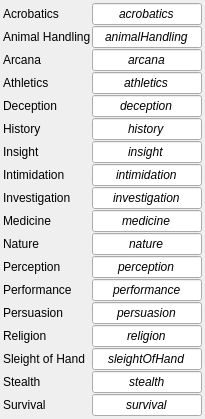
         <widget class="QWidget" name="scrollAreaWidgetContents_2">
          <property name="geometry">
           <rect>
            <x>0</x>
            <y>0</y>
            <width>205</width>
            <height>401</height>
           </rect>
          </property>
          <layout class="QFormLayout" name="formLayout">
           <property name="horizontalSpacing">
            <number>1</number>
           </property>
           <property name="verticalSpacing">
            <number>1</number>
           </property>
           <property name="leftMargin">
            <number>3</number>
           </property>
           <property name="topMargin">
            <number>3</number>
           </property>
           <property name="rightMargin">
            <number>3</number>
           </property>
           <property name="bottomMargin">
            <number>3</number>
           </property>
           <item row="0" column="0">
            <widget class="QLabel" name="label_34">
             <property name="text">
              <string>Acrobatics</string>
             </property>
            </widget>
           </item>
           <item row="0" column="1">
            <widget class="QLineEdit" name="acrobatics">
             <property name="maximumSize">
              <size>
               <width>150</width>
               <height>16777215</height>
              </size>
             </property>
             <property name="font">
              <font>
               <italic>true</italic>
              </font>
             </property>
             <property name="styleSheet">
              <string notr="true">color: rgb(0, 0, 0);</string>
             </property>
             <property name="text">
              <string>acrobatics</string>
             </property>
             <property name="alignment">
              <set>Qt::AlignmentFlag::AlignCenter</set>
             </property>
             <property name="dmhValue" stdset="0">
              <string>acrobatics</string>
             </property>
            </widget>
           </item>
           <item row="1" column="0">
            <widget class="QLabel" name="label_35">
             <property name="text">
              <string>Animal Handling</string>
             </property>
            </widget>
           </item>
           <item row="1" column="1">
            <widget class="QLineEdit" name="animalHandling">
             <property name="maximumSize">
              <size>
               <width>150</width>
               <height>16777215</height>
              </size>
             </property>
             <property name="font">
              <font>
               <italic>true</italic>
              </font>
             </property>
             <property name="styleSheet">
              <string notr="true">color: rgb(0, 0, 0);</string>
             </property>
             <property name="text">
              <string>animalHandling</string>
             </property>
             <property name="alignment">
              <set>Qt::AlignmentFlag::AlignCenter</set>
             </property>
             <property name="dmhValue" stdset="0">
              <string>animalHandling</string>
             </property>
            </widget>
           </item>
           <item row="2" column="0">
            <widget class="QLabel" name="label_36">
             <property name="text">
              <string>Arcana</string>
             </property>
            </widget>
           </item>
           <item row="2" column="1">
            <widget class="QLineEdit" name="arcana">
             <property name="maximumSize">
              <size>
               <width>150</width>
               <height>16777215</height>
              </size>
             </property>
             <property name="font">
              <font>
               <italic>true</italic>
              </font>
             </property>
             <property name="styleSheet">
              <string notr="true">color: rgb(0, 0, 0);</string>
             </property>
             <property name="text">
              <string>arcana</string>
             </property>
             <property name="alignment">
              <set>Qt::AlignmentFlag::AlignCenter</set>
             </property>
             <property name="dmhValue" stdset="0">
              <string>arcana</string>
             </property>
            </widget>
           </item>
           <item row="3" column="0">
            <widget class="QLabel" name="label_37">
             <property name="text">
              <string>Athletics</string>
             </property>
            </widget>
           </item>
           <item row="3" column="1">
            <widget class="QLineEdit" name="athletics">
             <property name="maximumSize">
              <size>
               <width>150</width>
               <height>16777215</height>
              </size>
             </property>
             <property name="font">
              <font>
               <italic>true</italic>
              </font>
             </property>
             <property name="styleSheet">
              <string notr="true">color: rgb(0, 0, 0);</string>
             </property>
             <property name="text">
              <string>athletics</string>
             </property>
             <property name="alignment">
              <set>Qt::AlignmentFlag::AlignCenter</set>
             </property>
             <property name="dmhValue" stdset="0">
              <string>athletics</string>
             </property>
            </widget>
           </item>
           <item row="4" column="0">
            <widget class="QLabel" name="label_38">
             <property name="text">
              <string>Deception</string>
             </property>
            </widget>
           </item>
           <item row="4" column="1">
            <widget class="QLineEdit" name="deception">
             <property name="maximumSize">
              <size>
               <width>150</width>
               <height>16777215</height>
              </size>
             </property>
             <property name="font">
              <font>
               <italic>true</italic>
              </font>
             </property>
             <property name="styleSheet">
              <string notr="true">color: rgb(0, 0, 0);</string>
             </property>
             <property name="text">
              <string>deception</string>
             </property>
             <property name="alignment">
              <set>Qt::AlignmentFlag::AlignCenter</set>
             </property>
             <property name="dmhValue" stdset="0">
              <string>deception</string>
             </property>
            </widget>
           </item>
           <item row="5" column="0">
            <widget class="QLabel" name="label_39">
             <property name="text">
              <string>History</string>
             </property>
            </widget>
           </item>
           <item row="5" column="1">
            <widget class="QLineEdit" name="history">
             <property name="maximumSize">
              <size>
               <width>150</width>
               <height>16777215</height>
              </size>
             </property>
             <property name="font">
              <font>
               <italic>true</italic>
              </font>
             </property>
             <property name="styleSheet">
              <string notr="true">color: rgb(0, 0, 0);</string>
             </property>
             <property name="text">
              <string>history</string>
             </property>
             <property name="alignment">
              <set>Qt::AlignmentFlag::AlignCenter</set>
             </property>
             <property name="dmhValue" stdset="0">
              <string>history</string>
             </property>
            </widget>
           </item>
           <item row="6" column="0">
            <widget class="QLabel" name="label_40">
             <property name="text">
              <string>Insight</string>
             </property>
            </widget>
           </item>
           <item row="6" column="1">
            <widget class="QLineEdit" name="insight">
             <property name="maximumSize">
              <size>
               <width>150</width>
               <height>16777215</height>
              </size>
             </property>
             <property name="font">
              <font>
               <italic>true</italic>
              </font>
             </property>
             <property name="styleSheet">
              <string notr="true">color: rgb(0, 0, 0);</string>
             </property>
             <property name="text">
              <string>insight</string>
             </property>
             <property name="alignment">
              <set>Qt::AlignmentFlag::AlignCenter</set>
             </property>
             <property name="dmhValue" stdset="0">
              <string>insight</string>
             </property>
            </widget>
           </item>
           <item row="7" column="0">
            <widget class="QLabel" name="label_46">
             <property name="text">
              <string>Intimidation</string>
             </property>
            </widget>
           </item>
           <item row="7" column="1">
            <widget class="QLineEdit" name="intimidation">
             <property name="maximumSize">
              <size>
               <width>150</width>
               <height>16777215</height>
              </size>
             </property>
             <property name="font">
              <font>
               <italic>true</italic>
              </font>
             </property>
             <property name="styleSheet">
              <string notr="true">color: rgb(0, 0, 0);</string>
             </property>
             <property name="text">
              <string>intimidation</string>
             </property>
             <property name="alignment">
              <set>Qt::AlignmentFlag::AlignCenter</set>
             </property>
             <property name="dmhValue" stdset="0">
              <string>intimidation</string>
             </property>
            </widget>
           </item>
           <item row="8" column="0">
            <widget class="QLabel" name="label_47">
             <property name="text">
              <string>Investigation</string>
             </property>
            </widget>
           </item>
           <item row="8" column="1">
            <widget class="QLineEdit" name="investigation">
             <property name="maximumSize">
              <size>
               <width>150</width>
               <height>16777215</height>
              </size>
             </property>
             <property name="font">
              <font>
               <italic>true</italic>
              </font>
             </property>
             <property name="styleSheet">
              <string notr="true">color: rgb(0, 0, 0);</string>
             </property>
             <property name="text">
              <string>investigation</string>
             </property>
             <property name="alignment">
              <set>Qt::AlignmentFlag::AlignCenter</set>
             </property>
             <property name="dmhValue" stdset="0">
              <string>investigation</string>
             </property>
            </widget>
           </item>
           <item row="9" column="0">
            <widget class="QLabel" name="label_43">
             <property name="text">
              <string>Medicine</string>
             </property>
            </widget>
           </item>
           <item row="9" column="1">
            <widget class="QLineEdit" name="medicine">
             <property name="maximumSize">
              <size>
               <width>150</width>
               <height>16777215</height>
              </size>
             </property>
             <property name="font">
              <font>
               <italic>true</italic>
              </font>
             </property>
             <property name="styleSheet">
              <string notr="true">color: rgb(0, 0, 0);</string>
             </property>
             <property name="text">
              <string>medicine</string>
             </property>
             <property name="alignment">
              <set>Qt::AlignmentFlag::AlignCenter</set>
             </property>
             <property name="dmhValue" stdset="0">
              <string>medicine</string>
             </property>
            </widget>
           </item>
           <item row="10" column="0">
            <widget class="QLabel" name="label_45">
             <property name="text">
              <string>Nature</string>
             </property>
            </widget>
           </item>
           <item row="10" column="1">
            <widget class="QLineEdit" name="nature">
             <property name="maximumSize">
              <size>
               <width>150</width>
               <height>16777215</height>
              </size>
             </property>
             <property name="font">
              <font>
               <italic>true</italic>
              </font>
             </property>
             <property name="styleSheet">
              <string notr="true">color: rgb(0, 0, 0);</string>
             </property>
             <property name="text">
              <string>nature</string>
             </property>
             <property name="alignment">
              <set>Qt::AlignmentFlag::AlignCenter</set>
             </property>
             <property name="dmhValue" stdset="0">
              <string>nature</string>
             </property>
            </widget>
           </item>
           <item row="11" column="0">
            <widget class="QLabel" name="label_41">
             <property name="text">
              <string>Perception</string>
             </property>
            </widget>
           </item>
           <item row="11" column="1">
            <widget class="QLineEdit" name="perception">
             <property name="maximumSize">
              <size>
               <width>150</width>
               <height>16777215</height>
              </size>
             </property>
             <property name="font">
              <font>
               <italic>true</italic>
              </font>
             </property>
             <property name="styleSheet">
              <string notr="true">color: rgb(0, 0, 0);</string>
             </property>
             <property name="text">
              <string>perception</string>
             </property>
             <property name="alignment">
              <set>Qt::AlignmentFlag::AlignCenter</set>
             </property>
             <property name="dmhValue" stdset="0">
              <string>perception</string>
             </property>
            </widget>
           </item>
           <item row="12" column="0">
            <widget class="QLabel" name="label_44">
             <property name="text">
              <string>Performance</string>
             </property>
            </widget>
           </item>
           <item row="12" column="1">
            <widget class="QLineEdit" name="performance">
             <property name="maximumSize">
              <size>
               <width>150</width>
               <height>16777215</height>
              </size>
             </property>
             <property name="font">
              <font>
               <italic>true</italic>
              </font>
             </property>
             <property name="styleSheet">
              <string notr="true">color: rgb(0, 0, 0);</string>
             </property>
             <property name="text">
              <string>performance</string>
             </property>
             <property name="alignment">
              <set>Qt::AlignmentFlag::AlignCenter</set>
             </property>
             <property name="dmhValue" stdset="0">
              <string>performance</string>
             </property>
            </widget>
           </item>
           <item row="13" column="0">
            <widget class="QLabel" name="label_42">
             <property name="text">
              <string>Persuasion</string>
             </property>
            </widget>
           </item>
           <item row="13" column="1">
            <widget class="QLineEdit" name="persuasion">
             <property name="maximumSize">
              <size>
               <width>150</width>
               <height>16777215</height>
              </size>
             </property>
             <property name="font">
              <font>
               <italic>true</italic>
              </font>
             </property>
             <property name="styleSheet">
              <string notr="true">color: rgb(0, 0, 0);</string>
             </property>
             <property name="text">
              <string>persuasion</string>
             </property>
             <property name="alignment">
              <set>Qt::AlignmentFlag::AlignCenter</set>
             </property>
             <property name="dmhValue" stdset="0">
              <string>persuasion</string>
             </property>
            </widget>
           </item>
           <item row="14" column="0">
            <widget class="QLabel" name="label_48">
             <property name="text">
              <string>Religion</string>
             </property>
            </widget>
           </item>
           <item row="14" column="1">
            <widget class="QLineEdit" name="religion">
             <property name="maximumSize">
              <size>
               <width>150</width>
               <height>16777215</height>
              </size>
             </property>
             <property name="font">
              <font>
               <italic>true</italic>
              </font>
             </property>
             <property name="styleSheet">
              <string notr="true">color: rgb(0, 0, 0);</string>
             </property>
             <property name="text">
              <string>religion</string>
             </property>
             <property name="alignment">
              <set>Qt::AlignmentFlag::AlignCenter</set>
             </property>
             <property name="dmhValue" stdset="0">
              <string>religion</string>
             </property>
            </widget>
           </item>
           <item row="15" column="0">
            <widget class="QLabel" name="label_51">
             <property name="text">
              <string>Sleight of Hand</string>
             </property>
            </widget>
           </item>
           <item row="15" column="1">
            <widget class="QLineEdit" name="sleightOfHand">
             <property name="maximumSize">
              <size>
               <width>150</width>
               <height>16777215</height>
              </size>
             </property>
             <property name="font">
              <font>
               <italic>true</italic>
              </font>
             </property>
             <property name="styleSheet">
              <string notr="true">color: rgb(0, 0, 0);</string>
             </property>
             <property name="text">
              <string>sleightOfHand</string>
             </property>
             <property name="alignment">
              <set>Qt::AlignmentFlag::AlignCenter</set>
             </property>
             <property name="dmhValue" stdset="0">
              <string>sleightOfHand</string>
             </property>
            </widget>
           </item>
           <item row="16" column="0">
            <widget class="QLabel" name="label_49">
             <property name="text">
              <string>Stealth</string>
             </property>
            </widget>
           </item>
           <item row="16" column="1">
            <widget class="QLineEdit" name="stealth">
             <property name="maximumSize">
              <size>
               <width>150</width>
               <height>16777215</height>
              </size>
             </property>
             <property name="font">
              <font>
               <italic>true</italic>
              </font>
             </property>
             <property name="styleSheet">
              <string notr="true">color: rgb(0, 0, 0);</string>
             </property>
             <property name="text">
              <string>stealth</string>
             </property>
             <property name="alignment">
              <set>Qt::AlignmentFlag::AlignCenter</set>
             </property>
             <property name="dmhValue" stdset="0">
              <string>stealth</string>
             </property>
            </widget>
           </item>
           <item row="17" column="0">
            <widget class="QLabel" name="label_50">
             <property name="text">
              <string>Survival</string>
             </property>
            </widget>
           </item>
           <item row="17" column="1">
            <widget class="QLineEdit" name="survival">
             <property name="maximumSize">
              <size>
               <width>150</width>
               <height>16777215</height>
              </size>
             </property>
             <property name="font">
              <font>
               <italic>true</italic>
              </font>
             </property>
             <property name="styleSheet">
              <string notr="true">color: rgb(0, 0, 0);</string>
             </property>
             <property name="text">
              <string>survival</string>
             </property>
             <property name="alignment">
              <set>Qt::AlignmentFlag::AlignCenter</set>
             </property>
             <property name="dmhValue" stdset="0">
              <string>survival</string>
             </property>
            </widget>
           </item>
          </layout>
         </widget>
